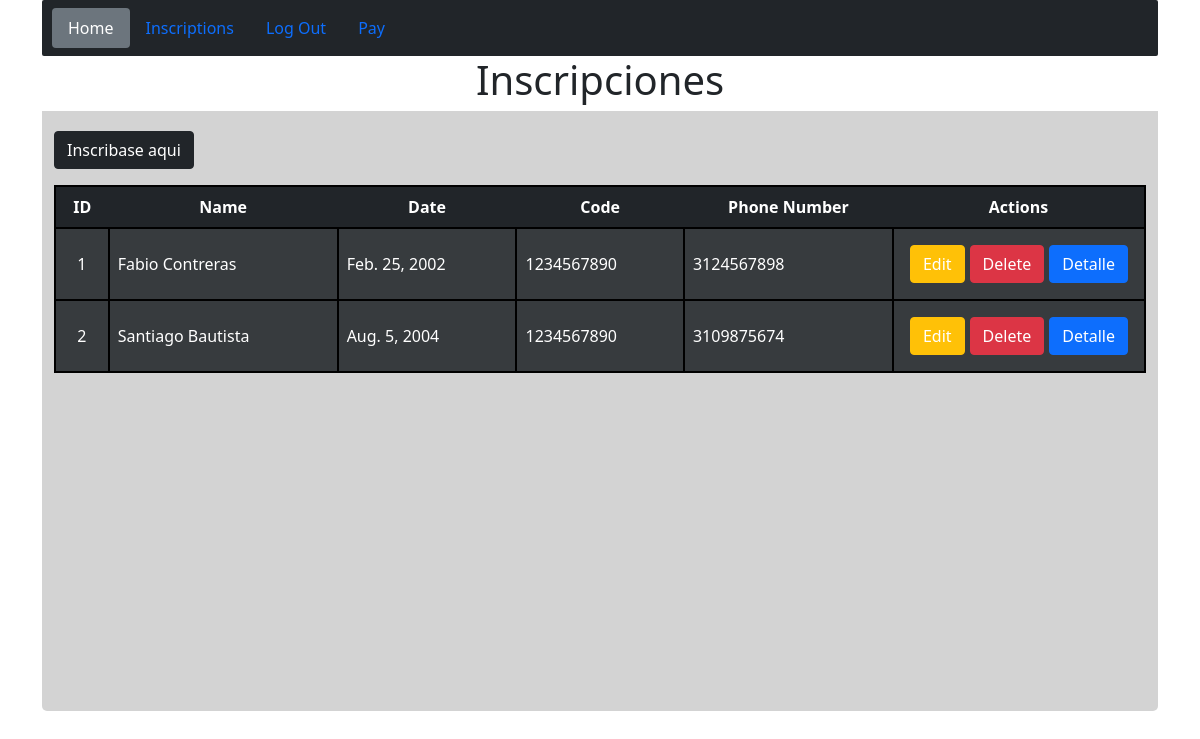
The app's page /projects/ (signed in), older data.
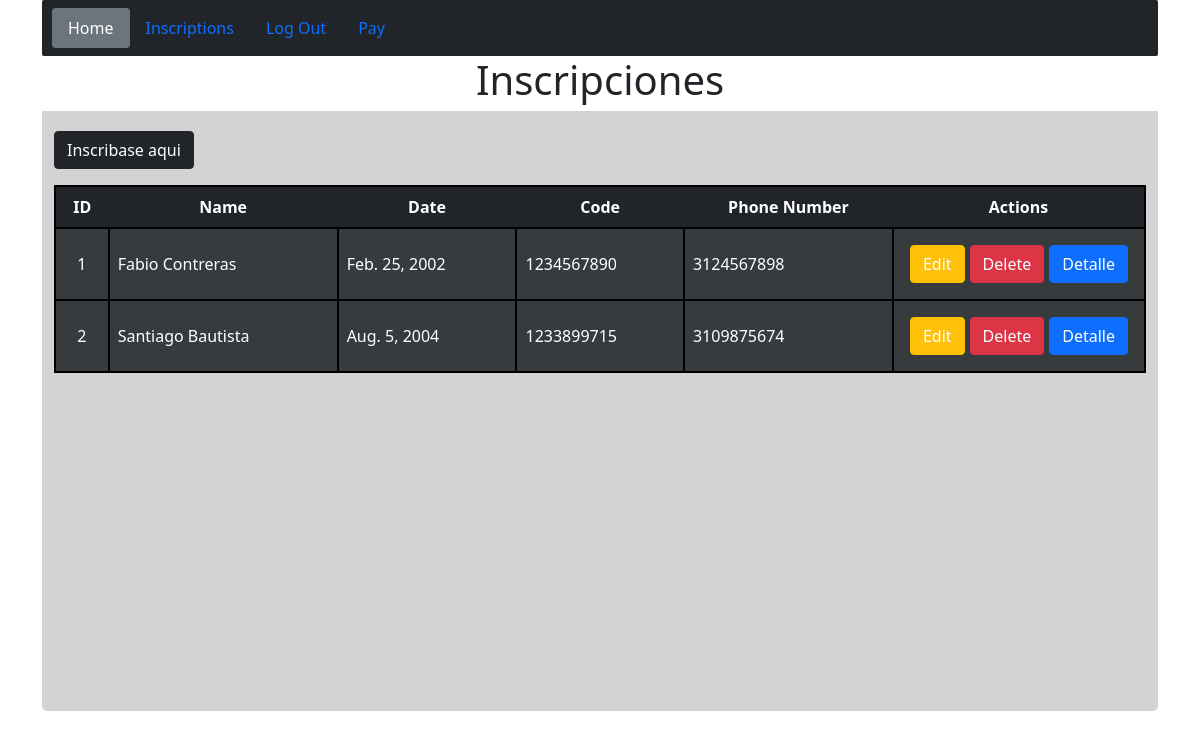
The same page, newer data.
### proyecto_/models.py (models this page shows)
class Project(models.Model):
    name = models.CharField(max_length=200)
    date = models.DateField()
    code = models.TextField()
    phone = models.IntegerField()
    description = models.TextField()

### proyecto_/views.py (the view)
# urls.py: path('projects/',views.listProjects, name='projects.list'),
@login_required
def listProjects(request):
    projects = Project.objects.all()
    return render(request,'Projects/list.html',{
        "projects":projects
        })

### proyecto_/templates/Projects/list.html (shortened to what this page needs)
{% extends "layouts/base.html" %}
{% block content %}
<!doctype html>
<html lang="en">
<head>
    <link href="https://cdn.jsdelivr.net/npm/bootstrap@5.0.2/dist/css/bootstrap.min.css" rel="stylesheet"
>
</head>
<body>
    <header style="width: 100%; height: 55px; background-color: white;">
        <h1 style="text-align: center;">Inscripciones</h1>
    </header>
    <div class="container" style="background-color:lightgray; width: 100%; height: 600px; border-bottom-left-radius: 5px; border-bottom-right-radius: 5px;">
        <a class="btn btn-dark mb-3" href="{% url 'projects.create' %}" style="margin-top: 20px;">Inscribase aqui</a>
        <table class="table table-dark" style="border-radius: 10px solid black;">
            <thead style="border: 2px solid black;">
                <tr>
                    <td style="text-align: center" ;><b>ID</b></td>
                    <td style="text-align: center" ;><b>Name</b></td>
                    <td style="text-align: center" ;><b>Date</b></td>
                    <td style="text-align: center" ;><b>Code</b></td>
                    <td style="text-align: center" ;><b>Phone Number</b></td>
                    <td style="text-align: center; width: 20%;" ;><b>Actions</b></td>
                </tr>
            </thead>
            <tbody>
                {% for project in projects %}
                <tr class="table-active">
                    <td style="border: 2px solid black; text-align: center; vertical-align: middle;">
                        {{ project.id }}
                    </td>
                    <td style="border: 2px solid black; vertical-align: middle;">
                        {{ project.name }}
                    </td>
                    <td style="border: 2px solid black; vertical-align: middle;">
                        {{ project.date }}
                    </td>
                    <td style="border: 2px solid black; vertical-align: middle;">
                        {{ project.code }}
                    </td>
                    <td style="border: 2px solid black; vertical-align: middle;">
                        {{ project.phone }}
                    </td>
                    <td style="border: 2px solid black;">
                        <div class="d-flex p-2">
                            <a class="btn btn-warning" style="margin-right: 5px; color: white;" href="{% url 'projects.edit' project.id %}">Edit</a>
                            <a class="btn btn-danger" href="{% url 'projects.delete' project.id %}">Delete</a>
                            <a class="btn btn-primary" style="margin-left: 5px;" href="#">Detalle</a>
                        </div>
                    </td>
                </tr>
                {% endfor %}
            </tbody>
        </table>
    </div>
    </div>
</body>
</html>
{% endblock %}

Row changes from the older to the newer data that the page shows:
changed Project "Santiago Bautista": code "1234567890" → "1233899715"
